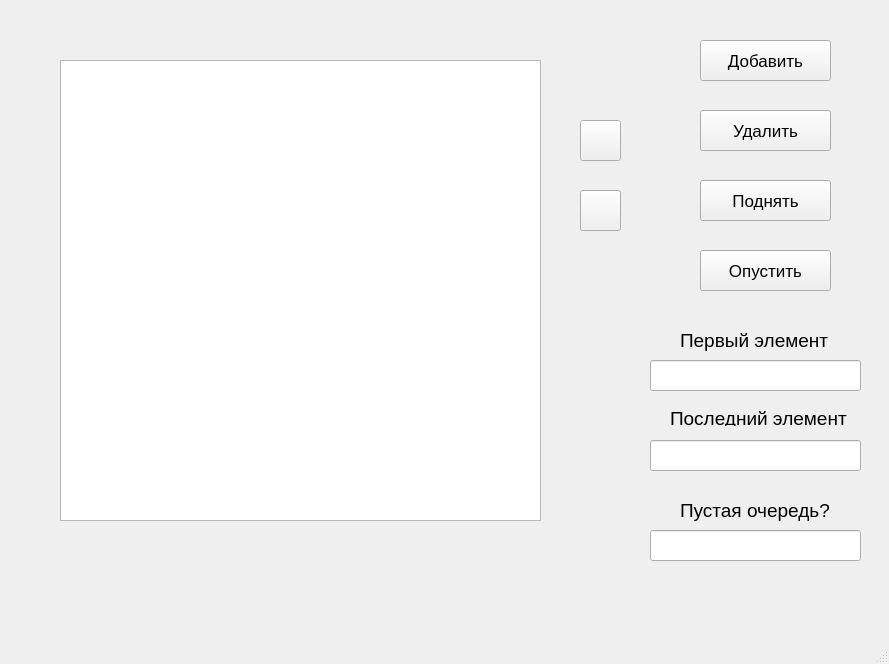
<?xml version="1.0" encoding="UTF-8"?>
<ui version="4.0">
 <class>MainWindow</class>
 <widget class="QMainWindow" name="MainWindow">
  <property name="geometry">
   <rect>
    <x>0</x>
    <y>0</y>
    <width>889</width>
    <height>664</height>
   </rect>
  </property>
  <property name="windowTitle">
   <string>MainWindow</string>
  </property>
  <widget class="QWidget" name="centralwidget">
   <widget class="QListWidget" name="listWidget">
    <property name="geometry">
     <rect>
      <x>60</x>
      <y>60</y>
      <width>481</width>
      <height>461</height>
     </rect>
    </property>
   </widget>
   <widget class="QPushButton" name="add_button">
    <property name="geometry">
     <rect>
      <x>700</x>
      <y>40</y>
      <width>131</width>
      <height>41</height>
     </rect>
    </property>
    <property name="font">
     <font>
      <pointsize>13</pointsize>
     </font>
    </property>
    <property name="text">
     <string>Добавить</string>
    </property>
   </widget>
   <widget class="QPushButton" name="delete_button">
    <property name="geometry">
     <rect>
      <x>700</x>
      <y>110</y>
      <width>131</width>
      <height>41</height>
     </rect>
    </property>
    <property name="font">
     <font>
      <pointsize>13</pointsize>
     </font>
    </property>
    <property name="text">
     <string>Удалить</string>
    </property>
   </widget>
   <widget class="QLineEdit" name="first_element_line">
    <property name="geometry">
     <rect>
      <x>650</x>
      <y>360</y>
      <width>211</width>
      <height>31</height>
     </rect>
    </property>
    <property name="readOnly">
     <bool>true</bool>
    </property>
   </widget>
   <widget class="QLabel" name="label">
    <property name="geometry">
     <rect>
      <x>680</x>
      <y>330</y>
      <width>151</width>
      <height>21</height>
     </rect>
    </property>
    <property name="font">
     <font>
      <pointsize>14</pointsize>
     </font>
    </property>
    <property name="text">
     <string>Первый элемент</string>
    </property>
   </widget>
   <widget class="QLineEdit" name="second_element_line">
    <property name="geometry">
     <rect>
      <x>650</x>
      <y>440</y>
      <width>211</width>
      <height>31</height>
     </rect>
    </property>
    <property name="text">
     <string/>
    </property>
    <property name="readOnly">
     <bool>true</bool>
    </property>
   </widget>
   <widget class="QLabel" name="label_2">
    <property name="geometry">
     <rect>
      <x>670</x>
      <y>410</y>
      <width>181</width>
      <height>16</height>
     </rect>
    </property>
    <property name="font">
     <font>
      <pointsize>14</pointsize>
     </font>
    </property>
    <property name="text">
     <string>Последний элемент</string>
    </property>
   </widget>
   <widget class="QLineEdit" name="is_empty_line">
    <property name="geometry">
     <rect>
      <x>650</x>
      <y>530</y>
      <width>211</width>
      <height>31</height>
     </rect>
    </property>
    <property name="text">
     <string/>
    </property>
    <property name="readOnly">
     <bool>true</bool>
    </property>
   </widget>
   <widget class="QLabel" name="label_3">
    <property name="geometry">
     <rect>
      <x>680</x>
      <y>500</y>
      <width>151</width>
      <height>21</height>
     </rect>
    </property>
    <property name="font">
     <font>
      <pointsize>14</pointsize>
     </font>
    </property>
    <property name="text">
     <string>Пустая очередь?</string>
    </property>
   </widget>
   <widget class="QPushButton" name="Up_button">
    <property name="geometry">
     <rect>
      <x>580</x>
      <y>120</y>
      <width>41</width>
      <height>41</height>
     </rect>
    </property>
    <property name="text">
     <string/>
    </property>
   </widget>
   <widget class="QPushButton" name="Down_button">
    <property name="geometry">
     <rect>
      <x>580</x>
      <y>190</y>
      <width>41</width>
      <height>41</height>
     </rect>
    </property>
    <property name="text">
     <string/>
    </property>
   </widget>
   <widget class="QPushButton" name="Move_down_button">
    <property name="geometry">
     <rect>
      <x>700</x>
      <y>250</y>
      <width>131</width>
      <height>41</height>
     </rect>
    </property>
    <property name="font">
     <font>
      <pointsize>13</pointsize>
     </font>
    </property>
    <property name="text">
     <string>Опустить</string>
    </property>
   </widget>
   <widget class="QPushButton" name="Move_up_button">
    <property name="geometry">
     <rect>
      <x>700</x>
      <y>180</y>
      <width>131</width>
      <height>41</height>
     </rect>
    </property>
    <property name="font">
     <font>
      <pointsize>13</pointsize>
     </font>
    </property>
    <property name="text">
     <string>Поднять</string>
    </property>
   </widget>
  </widget>
  <widget class="QMenuBar" name="menubar">
   <property name="geometry">
    <rect>
     <x>0</x>
     <y>0</y>
     <width>889</width>
     <height>22</height>
    </rect>
   </property>
  </widget>
  <widget class="QStatusBar" name="statusbar"/>
 </widget>
 <resources/>
 <connections/>
</ui>
